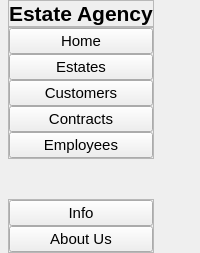
     <widget class="QWidget" name="leftMenuContainer" native="true">
      <layout class="QVBoxLayout" name="verticalLayout">
       <property name="spacing">
        <number>0</number>
       </property>
       <property name="leftMargin">
        <number>0</number>
       </property>
       <property name="topMargin">
        <number>0</number>
       </property>
       <property name="rightMargin">
        <number>0</number>
       </property>
       <property name="bottomMargin">
        <number>0</number>
       </property>
       <item alignment="Qt::AlignLeft">
        <widget class="QWidget" name="leftMenuSubContainer" native="true">
         <layout class="QVBoxLayout" name="verticalLayout_2">
          <property name="spacing">
           <number>0</number>
          </property>
          <property name="leftMargin">
           <number>8</number>
          </property>
          <property name="topMargin">
           <number>0</number>
          </property>
          <property name="rightMargin">
           <number>8</number>
          </property>
          <property name="bottomMargin">
           <number>0</number>
          </property>
          <item alignment="Qt::AlignTop">
           <widget class="QFrame" name="name">
            <property name="frameShape">
             <enum>QFrame::StyledPanel</enum>
            </property>
            <property name="frameShadow">
             <enum>QFrame::Raised</enum>
            </property>
            <layout class="QVBoxLayout" name="verticalLayout_3">
             <property name="spacing">
              <number>0</number>
             </property>
             <property name="leftMargin">
              <number>0</number>
             </property>
             <property name="topMargin">
              <number>0</number>
             </property>
             <property name="rightMargin">
              <number>0</number>
             </property>
             <property name="bottomMargin">
              <number>0</number>
             </property>
             <item>
              <widget class="QLabel" name="agency">
               <property name="font">
                <font>
                 <pointsize>16</pointsize>
                 <weight>75</weight>
                 <bold>true</bold>
                </font>
               </property>
               <property name="text">
                <string>Estate Agency</string>
               </property>
              </widget>
             </item>
            </layout>
           </widget>
          </item>
          <item alignment="Qt::AlignTop">
           <widget class="QFrame" name="topMenu">
            <property name="sizePolicy">
             <sizepolicy hsizetype="Preferred" vsizetype="Preferred">
              <horstretch>0</horstretch>
              <verstretch>0</verstretch>
             </sizepolicy>
            </property>
            <property name="frameShape">
             <enum>QFrame::StyledPanel</enum>
            </property>
            <property name="frameShadow">
             <enum>QFrame::Raised</enum>
            </property>
            <layout class="QVBoxLayout" name="verticalLayout_4">
             <property name="spacing">
              <number>0</number>
             </property>
             <property name="leftMargin">
              <number>0</number>
             </property>
             <property name="topMargin">
              <number>0</number>
             </property>
             <property name="rightMargin">
              <number>0</number>
             </property>
             <property name="bottomMargin">
              <number>0</number>
             </property>
             <item>
              <widget class="QPushButton" name="homeBtn">
               <property name="font">
                <font>
                 <pointsize>11</pointsize>
                </font>
               </property>
               <property name="toolTip">
                <string>Home</string>
               </property>
               <property name="text">
                <string>Home</string>
               </property>
               <property name="icon">
                <iconset resource="resource.qrc">
                 <normaloff>:/icons/icons/home.svg</normaloff>:/icons/icons/home.svg</iconset>
               </property>
               <property name="iconSize">
                <size>
                 <width>60</width>
                 <height>60</height>
                </size>
               </property>
              </widget>
             </item>
             <item>
              <widget class="QPushButton" name="estatesBtn">
               <property name="font">
                <font>
                 <pointsize>11</pointsize>
                </font>
               </property>
               <property name="toolTip">
                <string>Estates</string>
               </property>
               <property name="text">
                <string>Estates</string>
               </property>
               <property name="icon">
                <iconset resource="resource.qrc">
                 <normaloff>:/icons/icons/map-pin.svg</normaloff>:/icons/icons/map-pin.svg</iconset>
               </property>
               <property name="iconSize">
                <size>
                 <width>60</width>
                 <height>60</height>
                </size>
               </property>
              </widget>
             </item>
             <item>
              <widget class="QPushButton" name="customersBtn">
               <property name="font">
                <font>
                 <pointsize>11</pointsize>
                </font>
               </property>
               <property name="toolTip">
                <string>Customers</string>
               </property>
               <property name="text">
                <string>Customers</string>
               </property>
               <property name="icon">
                <iconset resource="resource.qrc">
                 <normaloff>:/icons/icons/user.svg</normaloff>:/icons/icons/user.svg</iconset>
               </property>
               <property name="iconSize">
                <size>
                 <width>60</width>
                 <height>60</height>
                </size>
               </property>
              </widget>
             </item>
             <item>
              <widget class="QPushButton" name="contractsBtn">
               <property name="font">
                <font>
                 <pointsize>11</pointsize>
                </font>
               </property>
               <property name="toolTip">
                <string>Contracts</string>
               </property>
               <property name="text">
                <string>Contracts</string>
               </property>
               <property name="icon">
                <iconset resource="resource.qrc">
                 <normaloff>:/icons/icons/dollar-sign.svg</normaloff>:/icons/icons/dollar-sign.svg</iconset>
               </property>
               <property name="iconSize">
                <size>
                 <width>60</width>
                 <height>60</height>
                </size>
               </property>
              </widget>
             </item>
             <item>
              <widget class="QPushButton" name="employeesBtn">
               <property name="font">
                <font>
                 <pointsize>11</pointsize>
                </font>
               </property>
               <property name="toolTip">
                <string>Employees</string>
               </property>
               <property name="text">
                <string>Employees</string>
               </property>
               <property name="icon">
                <iconset resource="resource.qrc">
                 <normaloff>:/icons/icons/users.svg</normaloff>:/icons/icons/users.svg</iconset>
               </property>
               <property name="iconSize">
                <size>
                 <width>60</width>
                 <height>60</height>
                </size>
               </property>
              </widget>
             </item>
            </layout>
           </widget>
          </item>
          <item>
           <spacer name="verticalSpacer">
            <property name="orientation">
             <enum>Qt::Vertical</enum>
            </property>
            <property name="sizeHint" stdset="0">
             <size>
              <width>20</width>
              <height>40</height>
             </size>
            </property>
           </spacer>
          </item>
          <item alignment="Qt::AlignBottom">
           <widget class="QFrame" name="bottomMenu">
            <property name="frameShape">
             <enum>QFrame::StyledPanel</enum>
            </property>
            <property name="frameShadow">
             <enum>QFrame::Raised</enum>
            </property>
            <layout class="QVBoxLayout" name="verticalLayout_5">
             <property name="spacing">
              <number>0</number>
             </property>
             <property name="leftMargin">
              <number>0</number>
             </property>
             <property name="topMargin">
              <number>0</number>
             </property>
             <property name="rightMargin">
              <number>0</number>
             </property>
             <property name="bottomMargin">
              <number>0</number>
             </property>
             <item>
              <widget class="QPushButton" name="InfoBtn">
               <property name="font">
                <font>
                 <pointsize>11</pointsize>
                </font>
               </property>
               <property name="toolTip">
                <string>Information about the app</string>
               </property>
               <property name="text">
                <string>Info</string>
               </property>
               <property name="icon">
                <iconset resource="resource.qrc">
                 <normaloff>:/icons/icons/info.svg</normaloff>:/icons/icons/info.svg</iconset>
               </property>
               <property name="iconSize">
                <size>
                 <width>60</width>
                 <height>60</height>
                </size>
               </property>
              </widget>
             </item>
             <item>
              <widget class="QPushButton" name="aboutUsBtn">
               <property name="font">
                <font>
                 <pointsize>11</pointsize>
                </font>
               </property>
               <property name="toolTip">
                <string>About Us</string>
               </property>
               <property name="text">
                <string>About Us</string>
               </property>
               <property name="icon">
                <iconset resource="resource.qrc">
                 <normaloff>:/icons/icons/help-circle.svg</normaloff>:/icons/icons/help-circle.svg</iconset>
               </property>
               <property name="iconSize">
                <size>
                 <width>60</width>
                 <height>60</height>
                </size>
               </property>
              </widget>
             </item>
            </layout>
           </widget>
          </item>
         </layout>
        </widget>
       </item>
      </layout>
     </widget>
